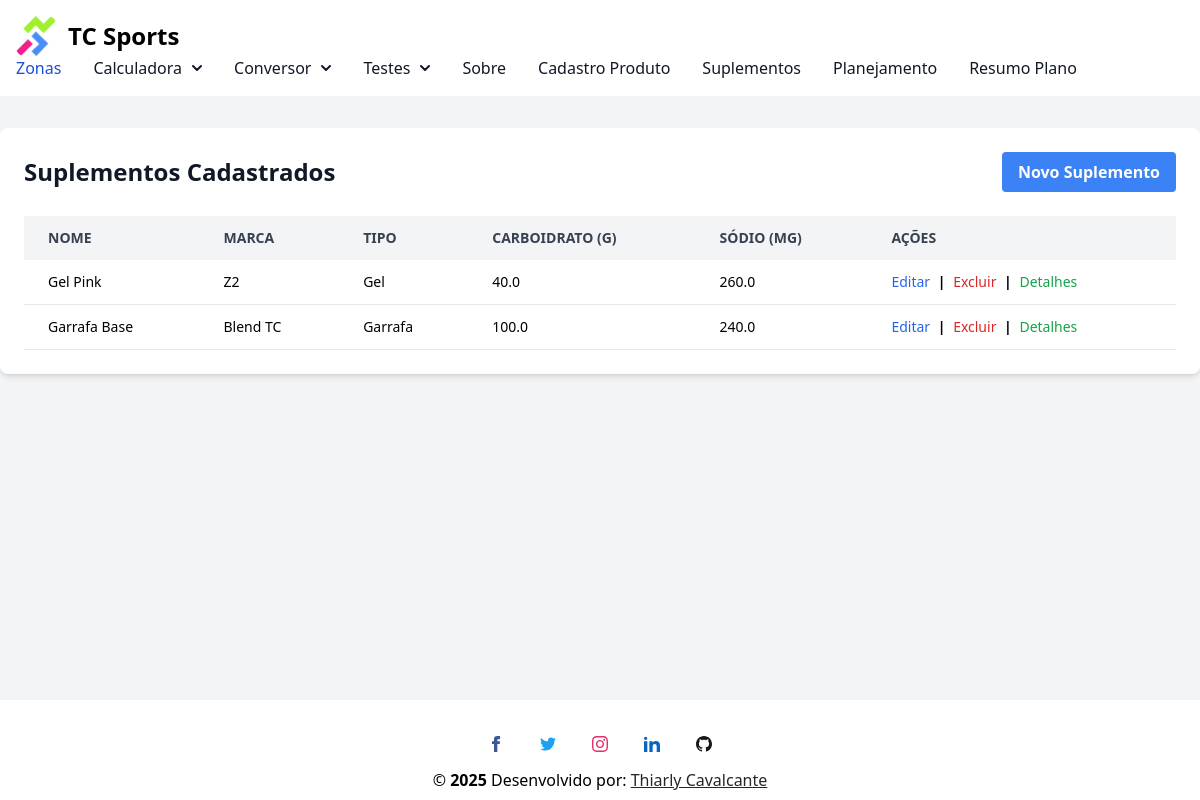
The page /suplementos on the database its author committed.
### conversor/models.py (models this page shows, shortened)
class Suplemento(database.Model):
    __tablename__ = 'suplementos'
    id = database.Column(database.Integer, primary_key=True)
    nome = database.Column(database.String(100), nullable=False)
    tipo = database.Column(database.String(50), nullable=False)  # ex: Gel, Garrafa, Cápsula
    marca = database.Column(database.String(50))
    carbo = database.Column(database.Float)
    sodio = database.Column(database.Float)
    magnesio = database.Column(database.Float)
    potassio = database.Column(database.Float)
    calcio = database.Column(database.Float)
    cafeina = database.Column(database.Float)
    taurina = database.Column(database.Float)
    beta_alanina = database.Column(database.Float)
    citrulina = database.Column(database.Float)
    creatina = database.Column(database.Float)
    coq10 = database.Column(database.Float)
    carnitina = database.Column(database.Float)
    leucina = database.Column(database.Float)
    isoleucina = database.Column(database.Float)
    valina = database.Column(database.Float)
    arginina = database.Column(database.Float)
    vit_b1 = database.Column(database.Float)
    vit_b2 = database.Column(database.Float)
    vit_b3 = database.Column(database.Float)
    vit_b6 = database.Column(database.Float)
    vit_b7 = database.Column(database.Float)
    vit_b9 = database.Column(database.Float)
    vit_b12 = database.Column(database.Float)
    vit_c = database.Column(database.Float)

### conversor/router.py (the view)
@app.route('/suplementos')
def listar_suplementos():
    suplementos = Suplemento.query.all()
    return render_template('listar_suplementos.html', suplementos=suplementos)

### conversor/templates/listar_suplementos.html (shortened to what this page needs)
{% extends "base.html" %}
{% block content %}
<div class="flex flex-col items-center justify-center mt-8">
    <div class="w-full max-w-8xl p-6 bg-white rounded-lg shadow-md">
        <div class="flex justify-between items-center mb-6">
            <h1 class="text-2xl font-bold text-gray-900">Suplementos Cadastrados</h1>
            <a href="{{ url_for('novo_suplemento') }}" class="bg-blue-500 hover:bg-blue-700 text-white font-bold py-2 px-4 rounded">
                Novo Suplemento
            </a>
        </div>
        {% if suplementos %}
        <div class="overflow-x-auto">
            <table class="min-w-full text-sm text-left">
                <thead class="text-gray-700 uppercase bg-gray-100">
                    <tr>
                        <th class="py-3 px-6">Nome</th>
                        <th class="py-3 px-6">Marca</th>
                        <th class="py-3 px-6">Tipo</th>
                        <th class="py-3 px-6">Carboidrato (g)</th>
                        <th class="py-3 px-6">Sódio (mg)</th>
                        <th class="py-3 px-6">Ações</th>
                    </tr>
                </thead>
                <tbody>
                    {% for suplemento in suplementos %}
                    <tr class="border-b">
                        <td class="py-3 px-6">{{ suplemento.nome }}</td>
                        <td class="py-3 px-6">{{ suplemento.marca }}</td>
                        <td class="py-3 px-6">{{ suplemento.tipo }}</td>
                        <td class="py-3 px-6">{{ suplemento.carbo or 0 }}</td>
                        <td class="py-3 px-6">{{ suplemento.sodio or 0 }}</td>
                        <td class="py-3 px-6">
                            <a href="{{ url_for('editar_suplemento', id=suplemento.id) }}" class="text-blue-600 hover:underline">Editar</a>
                            <span class="mx-1">|</span>
                            <a href="{{ url_for('excluir_suplemento', id=suplemento.id) }}" class="text-red-600 hover:underline" onclick="return confirm('Tem certeza que deseja excluir?')">Excluir</a>
                            <span class="mx-1">|</span>
                            <button onclick="toggleDetails('{{ suplemento.id }}')" class="text-green-600 hover:underline">Detalhes</button>
                        </td>
                    </tr>
                    {% endfor %}
                </tbody>
            </table>
        </div>
        {% else %}
        <p class="text-center text-gray-500">Nenhum suplemento cadastrado ainda.</p>
        {% endif %}
    </div>
</div>
{% endblock %}

### conversor/templates/base.html (shortened to what this page needs)
<!DOCTYPE html>
<html lang="pt">
<head>
    <script src="https://cdn.tailwindcss.com"></script>
    <link rel="stylesheet" href="{{ url_for('static', filename='css/style.css') }}">
</head>
<body>
    {% include 'navbar.html' %}
    <div class="content">
    {% block content %}
    {% endblock %}
    </div>
<footer class="w-full bg-white border-gray-200 text-center text-white dark:bg-neutral-600">
    <div class="pt-9 w-full">
      <div class="mb-2 flex justify-center">
        <a href="https://www.facebook.com/thiarly.cavalcante/" target="_blank" class="mr-9 text-neutral-800 dark:text-neutral-200" aria-label="Facebook">
          <svg
            xmlns="http://www.w3.org/2000/svg"
            class="h-4 w-4"
            fill="#3b5998"
            viewBox="0 0 24 24">
            <path
              d="M9 8h-3v4h3v12h5v-12h3.642l.358-4h-4v-1.667c0-.955.192-1.333 1.115-1.333h2.885v-5h-3.808c-3.596 0-5.192 1.583-5.192 4.615v3.385z" />
          </svg>
        </a>
        <a href="https://twitter.com/ThiarlyC" target="_blank" class="mr-9 text-neutral-800 dark:text-neutral-200" aria-label="Twitter">
        </a>
        <a href="https://www.instagram.com/thiarly_tri/" target="_blank" class="mr-9 text-neutral-800 dark:text-neutral-200" aria-label="Instagram">
        </a>
        <a href="https://www.linkedin.com/in/thiarly-cavalcante-b0aa6056/" target="_blank" class="mr-9 text-neutral-800 dark:text-neutral-200" aria-label="Linkedin">
        </a>
        <a href="https://github.com/thiarly" target="_blank" class="text-neutral-800 dark:text-neutral-200" aria-label="Github">
        </a>
      </div>
    </div>
    <div
      class="w-full bg-white p-2 text-center text-black dark:bg-neutral-700 dark:text-neutral-200">
      &copy; <span id="copyrightYear"></span> Desenvolvido por:
      <a
        class="text-neutral-800 dark:text-neutral-400 underline hover:text-neutral-500"
        href="https://profile-thiarly-cavalcante-production.up.railway.app" target="_blank"
        >Thiarly Cavalcante</a
      >
    </div>
  </footer>
</body>
</html>

### conversor/templates/navbar.html (shortened to what this page needs)
<!DOCTYPE html>
<html lang="en">
<head>
    <script src="https://cdn.tailwindcss.com"></script>
</head>
<body class="bg-gray-100">
<nav class="bg-white border-gray-200 dark:bg-gray-900 dark:border-gray-700">
  <div class="max-w-screen-xl flex flex-wrap items-center justify-between mx-auto p-4">
    <a href="{{url_for('sobre')}}" class="flex items-center">
      <img src="{{ url_for('static', filename='image/tcsports.png')}}" class="h-10 mr-3 rounded-lg" alt="Flowbite Logo" />
      <span class="self-center text-2xl font-bold whitespace-nowrap dark:text-white">TC Sports</span>
    </a>
    <div class="hidden w-full md:block md:w-auto" id="divNav">
      <ul class="flex flex-col font-medium p-4 md:p-0 mt-4 border border-gray-100 rounded-lg bg-gray-50 md:space-x-8 rtl:space-x-reverse md:flex-row md:mt-0 md:border-0 md:bg-white dark:bg-gray-800 md:dark:bg-gray-900 dark:border-gray-700">
        <li>
          <a href="zonas" class="block py-2 px-3 text-white bg-blue-700 rounded md:bg-transparent md:text-blue-700 md:p-0 md:dark:text-blue-500 dark:bg-blue-600 md:dark:bg-transparent" aria-current="page">Zonas</a>
        </li>
        <li>
            <button id="dropdownNavbarLink1" data-dropdown-toggle="dropdownNavbar" class="flex items-center justify-between w-full py-2 px-3 text-gray-900 rounded hover:bg-gray-100 md:hover:bg-transparent md:border-0 md:hover:text-blue-700 md:p-0 md:w-auto dark:text-white md:dark:hover:text-blue-500 dark:focus:text-white dark:border-gray-700 dark:hover:bg-gray-700 md:dark:hover:bg-transparent">Calculadora <svg class="w-2.5 h-2.5 ms-2.5" aria-hidden="true" xmlns="http://www.w3.org/2000/svg" fill="none" viewBox="0 0 10 6">
    <path stroke="currentColor" stroke-linecap="round" stroke-linejoin="round" stroke-width="2" d="m1 1 4 4 4-4"/>
  </svg></button>
        </li>
        <li>
          <button id="dropdownNavbarLink2" data-dropdown-toggle="dropdownNavbar" class="flex items-center justify-between w-full py-2 px-3 text-gray-900 rounded hover:bg-gray-100 md:hover:bg-transparent md:border-0 md:hover:text-blue-700 md:p-0 md:w-auto dark:text-white md:dark:hover:text-blue-500 dark:focus:text-white dark:border-gray-700 dark:hover:bg-gray-700 md:dark:hover:bg-transparent">Conversor <svg class="w-2.5 h-2.5 ms-2.5" aria-hidden="true" xmlns="http://www.w3.org/2000/svg" fill="none" viewBox="0 0 10 6">
  <path stroke="currentColor" stroke-linecap="round" stroke-linejoin="round" stroke-width="2" d="m1 1 4 4 4-4"/>
</svg></button>
      </li>
      <li>
        <button id="dropdownNavbarLink3" data-dropdown-toggle="dropdownNavbar" class="flex items-center justify-between w-full py-2 px-3 text-gray-900 rounded hover:bg-gray-100 md:hover:bg-transparent md:border-0 md:hover:text-blue-700 md:p-0 md:w-auto dark:text-white md:dark:hover:text-blue-500 dark:focus:text-white dark:border-gray-700 dark:hover:bg-gray-700 md:dark:hover:bg-transparent">Testes <svg class="w-2.5 h-2.5 ms-2.5" aria-hidden="true" xmlns="http://www.w3.org/2000/svg" fill="none" viewBox="0 0 10 6">
<path stroke="currentColor" stroke-linecap="round" stroke-linejoin="round" stroke-width="2" d="m1 1 4 4 4-4"/>
</svg></button>
    </li>
        <li>
          <a href="sobre" class="block py-2 px-3 text-gray-900 rounded hover:bg-gray-100 md:hover:bg-transparent md:border-0 md:hover:text-blue-700 md:p-0 dark:text-white md:dark:hover:text-blue-500 dark:hover:bg-gray-700 dark:hover:text-white md:dark:hover:bg-transparent">Sobre</a>
        </li>
        <li>
          <a href="{{url_for('novo_suplemento')}}" class="block py-2 px-3 text-gray-900 rounded hover:bg-gray-100 md:hover:bg-transparent md:border-0 md:hover:text-blue-700 md:p-0 dark:text-white md:dark:hover:text-blue-500 dark:hover:bg-gray-700 dark:hover:text-white md:dark:hover:bg-transparent">Cadastro Produto</a>
        </li>
        <li>
          <a href="{{url_for('listar_suplementos')}}" class="block py-2 px-3 text-gray-900 rounded hover:bg-gray-100 md:hover:bg-transparent md:border-0 md:hover:text-blue-700 md:p-0 dark:text-white md:dark:hover:text-blue-500 dark:hover:bg-gray-700 dark:hover:text-white md:dark:hover:bg-transparent">Suplementos</a>
        </li>
        <li>
          <a href="{{url_for('planejamento')}}" class="block py-2 px-3 text-gray-900 rounded hover:bg-gray-100 md:hover:bg-transparent md:border-0 md:hover:text-blue-700 md:p-0 dark:text-white md:dark:hover:text-blue-500 dark:hover:bg-gray-700 dark:hover:text-white md:dark:hover:bg-transparent">Planejamento</a>
        </li>
        <li>
          <a href="{{url_for('resumo_view')}}" class="block py-2 px-3 text-gray-900 rounded hover:bg-gray-100 md:hover:bg-transparent md:border-0 md:hover:text-blue-700 md:p-0 dark:text-white md:dark:hover:text-blue-500 dark:hover:bg-gray-700 dark:hover:text-white md:dark:hover:bg-transparent">Resumo Plano</a>
        </li>
      </ul>
    </div>
  </div>
</nav>
</body>
</html>

### conversor/static/css/style.css (style rules this page uses)
span { color: black; font-weight: bold; }
html { height: 100%; }
body { display: flex; flex-direction: column; min-height: 100vh; margin: 0; }
.content { flex: 1 0 auto; }
footer { flex-shrink: 0; }

### rows shown on the page
Suplemento: nome "Gel Pink", marca "Z2", tipo "Gel", carbo "40.0", sodio "260.0"
Suplemento: nome "Garrafa Base", marca "Blend TC", tipo "Garrafa", carbo "100.0", sodio "240.0"
